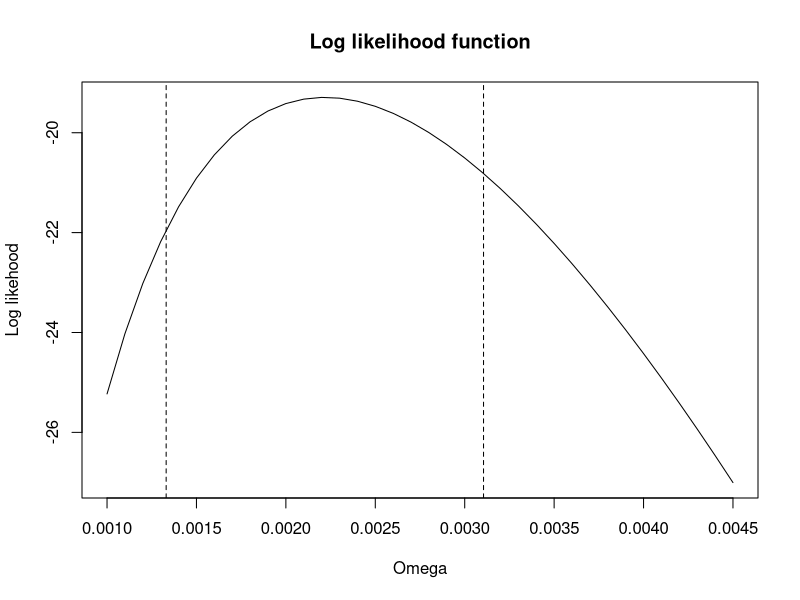
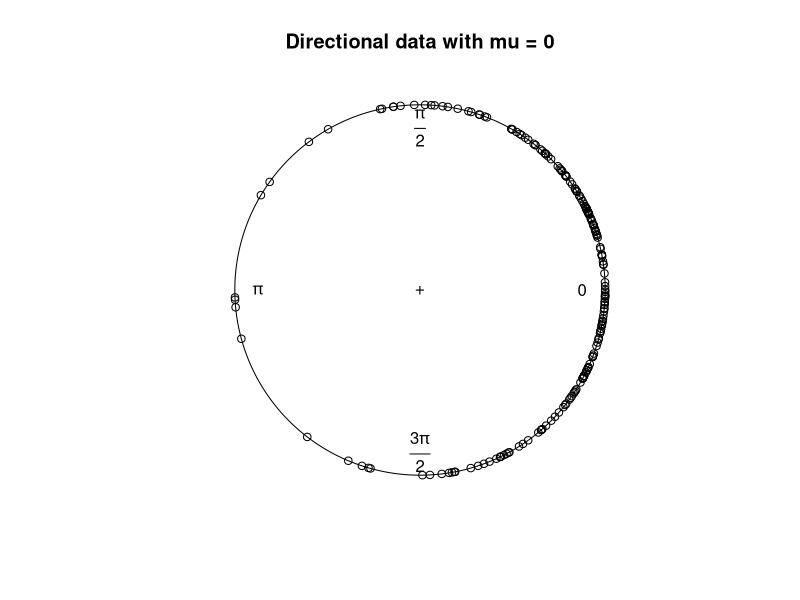
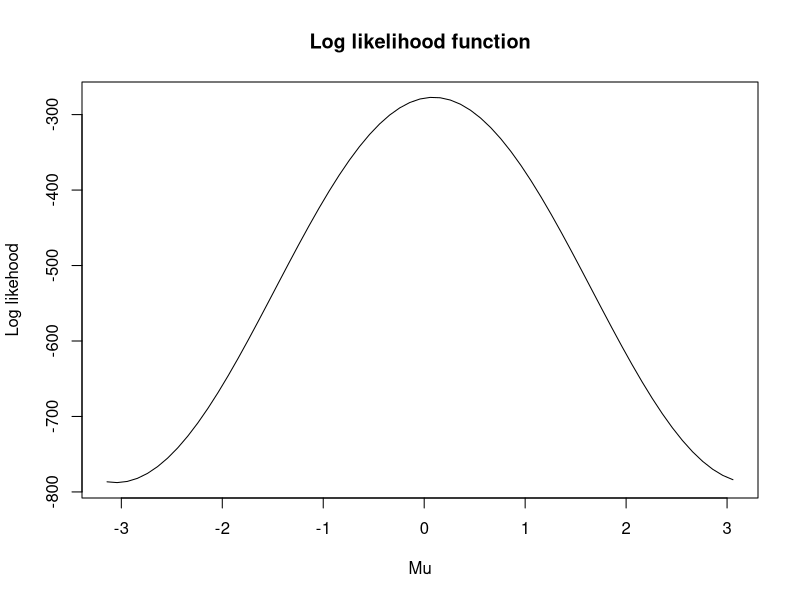

Recreate these plots in R, in order.
## ---- chunk 1
n_i = c(27, 17, 7, 1, 5, 6, 15, 9, 18, 16, 5, 7, 19)
m_i = c(0, 0, 0, 0, 0, 2, 1, 5, 5, 4, 2, 2, 3)
t_i = c(10, 37, 54, 61, 62, 67, 71, 85, 89, 102, 114, 117, 122)
omega_hat <- sum(m_i) / sum(n_i * t_i)
N_hat <- 1 / omega_hat
omega_hat
N_hat
# Confidence intervals
se_omega <- sqrt(sum(m_i)) / sum(n_i * t_i)
lower_omega <- omega_hat - qnorm(0.975)*se_omega
upper_omega <- omega_hat + qnorm(0.975)*se_omega
c(lower_omega, upper_omega)
lower_N <- 1 / upper_omega
upper_N <- 1 / lower_omega
c(lower_N, upper_N)
# Plot of the log likelihood function
omegas <- seq(from = 0.001, to = 0.0045, by = 0.0001)
lg_lik <- function(omega) {
  sum(m_i*log(n_i*t_i*omega) - n_i*t_i*omega - log(factorial(m_i)))
}
plot(omegas, sapply(omegas, function(x) lg_lik(x)), type = "l", main = "Log likelihood function", xlab = "Omega", ylab = "Log likehood")
abline(v = c(lower_omega, upper_omega), lty = 2)
## ---- chunk 2
suppressMessages(library(circular))
set.seed(100)
n <- 200
kappa <- 2
X <- rvonmises(n = n, mu = 0, kappa = kappa)
plot(X, pch = 1, main = "Directional data with mu = 0") # Plot of the directional data
# Plot of the log likelihood function
mus <- seq(from = -pi, to = pi, by = 0.1)
lg_lik <- function(mu) {
  kappa*sum(cos(X - mu)) - n*log(2*pi*besselI(kappa, 0))
}
plot(mus, sapply(mus, function(x) lg_lik(x)), type = "l", main = "Log likelihood function", xlab = "Mu", ylab = "Log likehood")
## ---- chunk 3
# MLE of mu
mu_hat <- function(X) {
  atan(sum(sin(X)) / sum(cos(X)))
}
mu_hat(X)
## ---- chunk 4
# Jackknife SE estimate
lst <- NULL
for (i in 1:n) lst <- c(lst, mu_hat(X[-i]))
sqrt((n-1)*sum((lst-mean(lst))^2) / n)
# Fisher information SE estimate
se_mu <- (kappa*sum(cos(X-mu_hat(X))))**(-1/2) 
se_mu
## ---- chunk 5
# Approximate confidence interval
lower <- mu_hat(X) - sqrt(qchisq(0.95, 1))*se_mu
upper <- mu_hat(X) + sqrt(qchisq(0.95, 1))*se_mu
c(lower, upper)
# Fisher information confidence interval
lower <- mu_hat(X) - qnorm(0.975)*se_mu
upper <- mu_hat(X) + qnorm(0.975)*se_mu
c(lower, upper)
